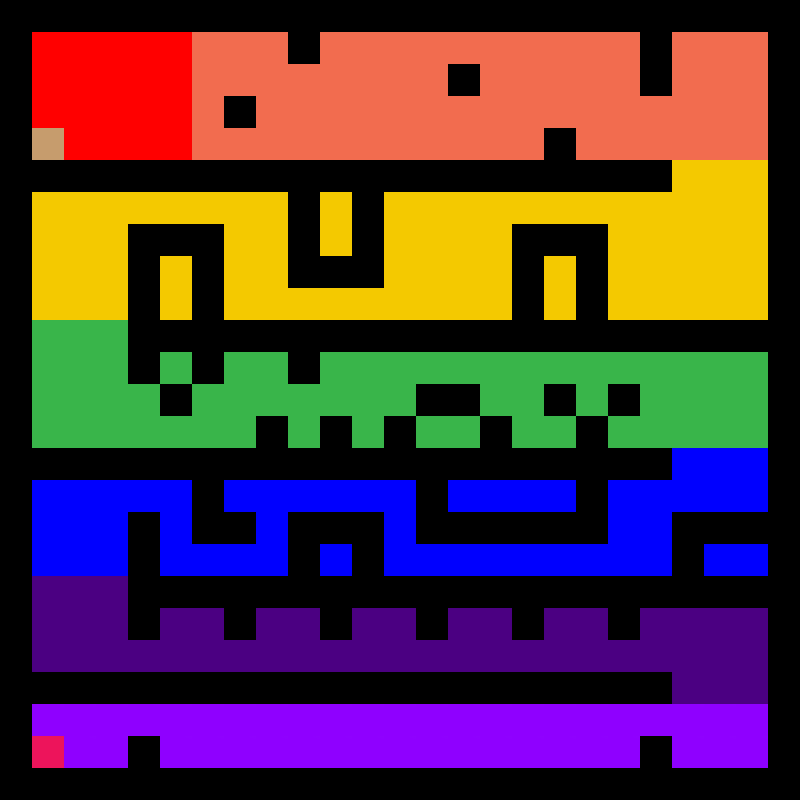

Below is a game level as drawn by its tile map, then a one-line description and the .tmx that defines it (tile-layer data replaced by summaries):
An orthogonal 25x25 tile map with 32x32 px tiles, 1 tile layer (Tile Layer 1).

<map version="1.0" orientation="orthogonal" width="25" height="25" tilewidth="32" tileheight="32">
 <tileset firstgid="1" source="map.tsx" />
 <layer name="Tile Layer 1" width="25" height="25">
  <data>[625 cells, 625 non-empty, 10 distinct tile ids]</data>
 </layer>
</map>
